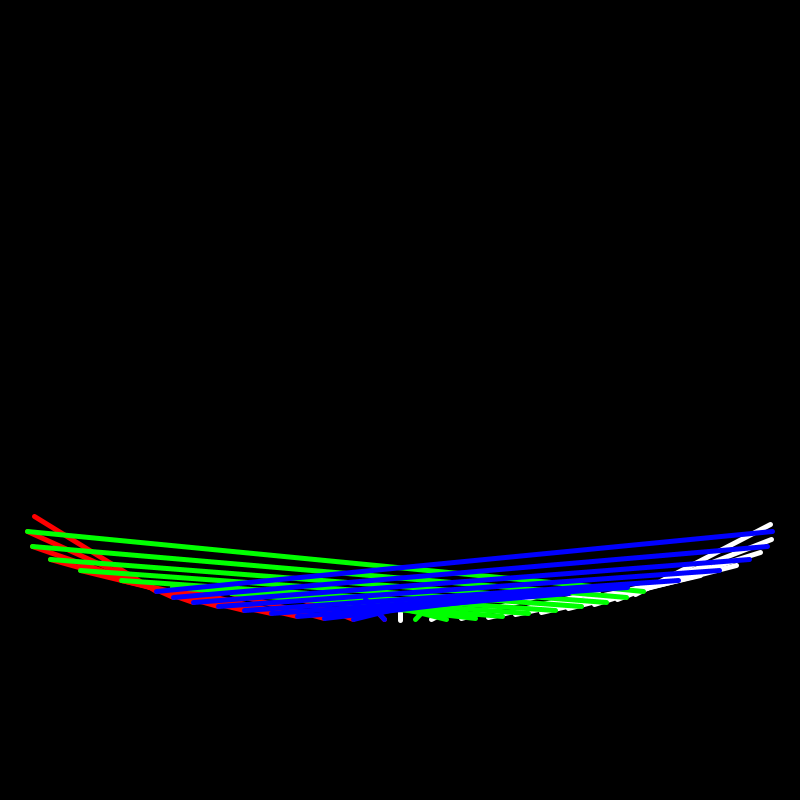
Frame 1 (no input)
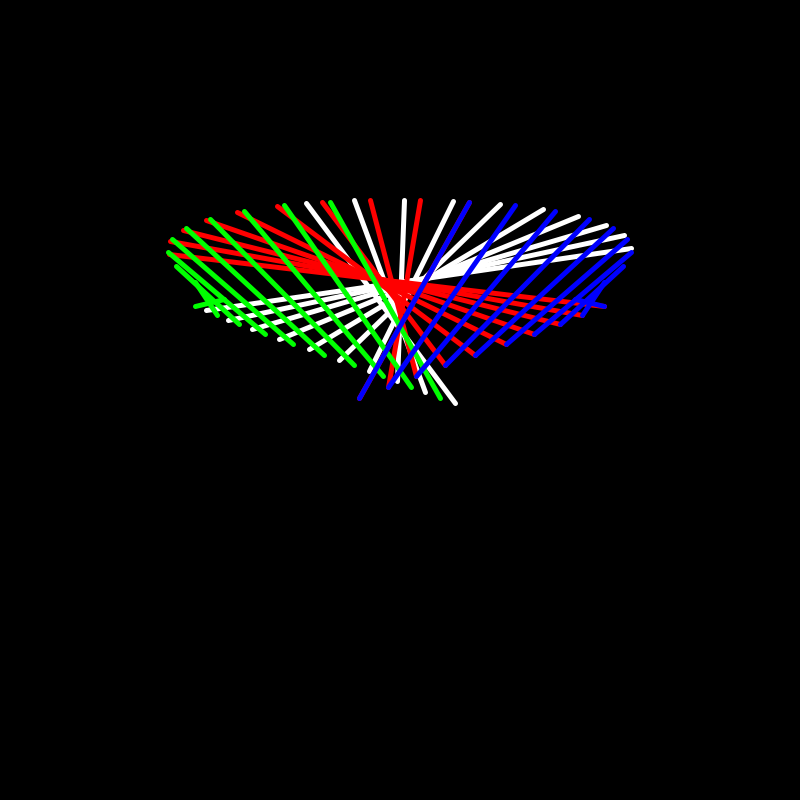
Frame 60 (the mouse pressed at the canvas centre just before this capture)
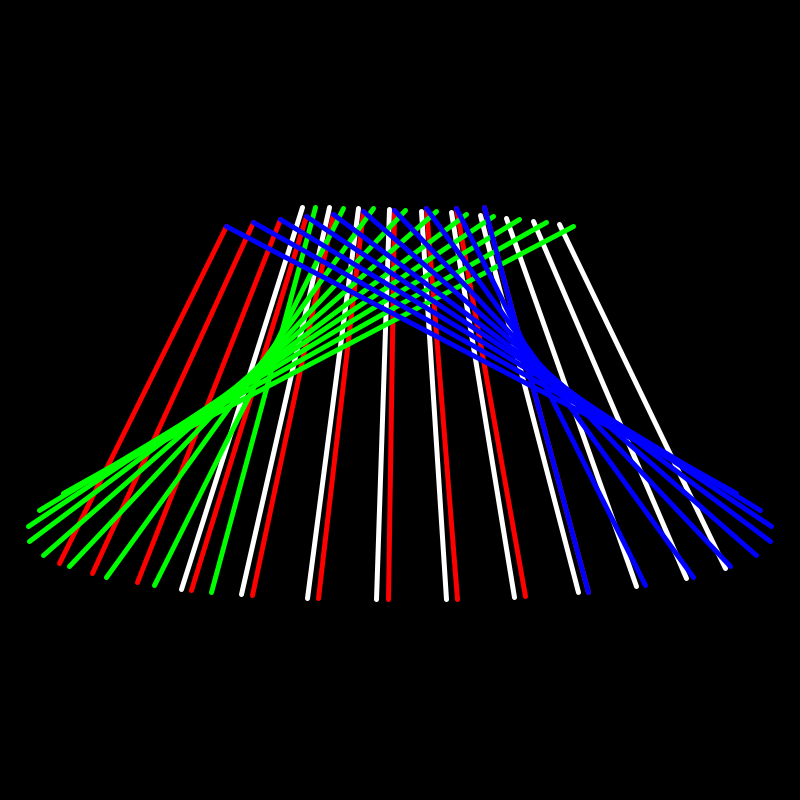
Frame 120 (the mouse held since frame 60 and released just before this capture)

The Processing sketch that drew these frames (run headless with seeded random() and noise(); from frame 60 on, the mouse is pressed at the canvas centre):

// Processing sketch: sinus_9
// ── sinus_9.pde
static final int NUM_LINES = 10;

//********************** Eerste figuur **********************//
float x1(float t) {
return sin(t/10) * 100 + sin(t/5) * 300;  
}

float y1(float t) {
return cos(t/10) * 200;  
}

float x2(float t) {
return sin(t/10) * 300 + sin(t) * 2;  
}

float y2(float t) {
return cos(t/20) * 200 + cos(t/12) * 20;  
}
float t;
//********************** Einde eerste figuur **********************//



//********************** Tweede figuur **********************//
float x3(float p) {
return sin(-p/10) * 100 + sin(-p/5) * 300;  
}

float y3(float p) {
return cos(-p/10) * 200;  
}

float x4(float p) {
return sin(-p/10) * 300 + sin(-p) * 2;  
}

float y4(float p) {
return cos(-p/20) * 200 + cos(-p/12) * 20;  
}
float p;
//********************** Einde Tweede figuur **********************//

void setup(){
background(0);
size(800,800);
smooth();
}

void draw(){
  background(0);
//stroke(random(255), random(255), random(255));
//stroke(255);
strokeWeight(5);
translate(width/2, height/2);

//****************************** Eerste ******************************//

stroke(255);

for(int i = 0; i < NUM_LINES; i++) {
  line(x1(t + i), y1(t + i), x2(t + i), y2(t + i));
  }
  
  t += 0.5;

//****************************** Tweede ******************************//

  stroke(255,0,0);
  noFill();
for(int e = 0; e < NUM_LINES; e++) {
  line(x3(t + e), y3(t + e), x4(t + e), y4(t + e));
  }  
  
  p += 0.5;

//****************************** Derde ******************************//
  
  stroke(0,255,0);
  for(int q = 0; q < NUM_LINES; q++) {
  line(x5(t - q), y5(t - q), x6(t + q), y6(t + q));
  }
    
  h += 0.5;
  
//****************************** Vierde ******************************//

  stroke(0,0,255);
  noFill();
for(int z = 0; z < NUM_LINES; z++) {
  line(x7(t - z), y7(t - z), x8(t + z), y8(t + z));
  }
  
  k += 0.5;
}

//********************** Derde figuur **********************//
float x5(float h) {
return sin(h/10) * 100 + sin(h/5) * 300;  
}

float y5(float h) {
return cos(h/10) * 200;  
}

float x6(float h) {
return sin(h/10) * 300 + sin(h) * 2;  
}

float y6(float h) {
return cos(h/20) * 200 + cos(h/12) * 20;  
}
float h;
//********************** Einde Derde figuur **********************//



//********************** Vierde figuur **********************//
float x7(float k) {
return sin(-k/10) * 100 + sin(-k/5) * 300;  
}

float y7(float k) {
return cos(-k/10) * 200;  
}

float x8(float k) {
return sin(-k/10) * 300 + sin(-k) * 2;  
}

float y8(float k) {
return cos(-k/20) * 200 + cos(-k/12) * 20;  
}
float k;
//********************** Einde Vierde figuur **********************//
